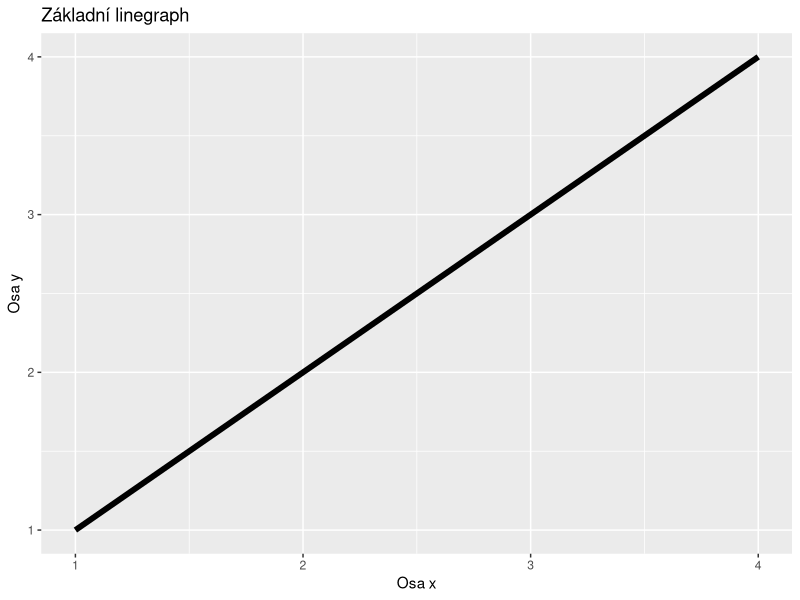
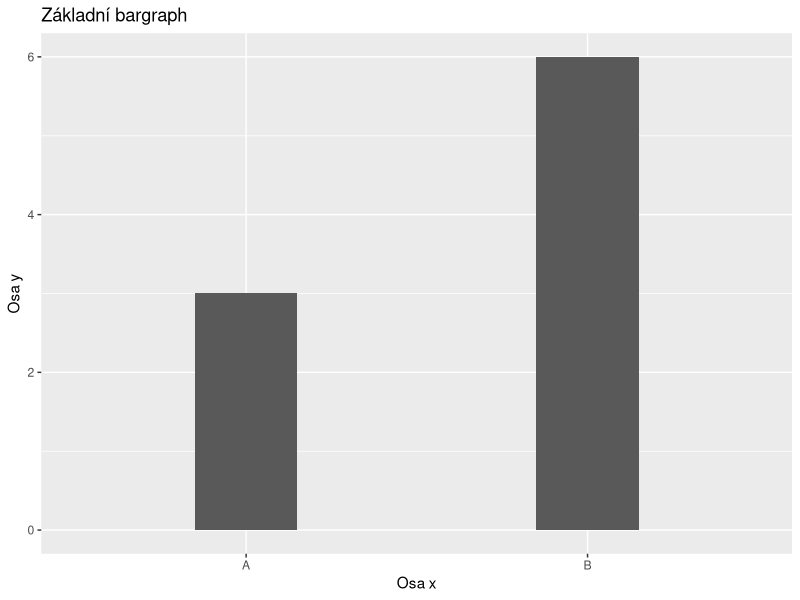
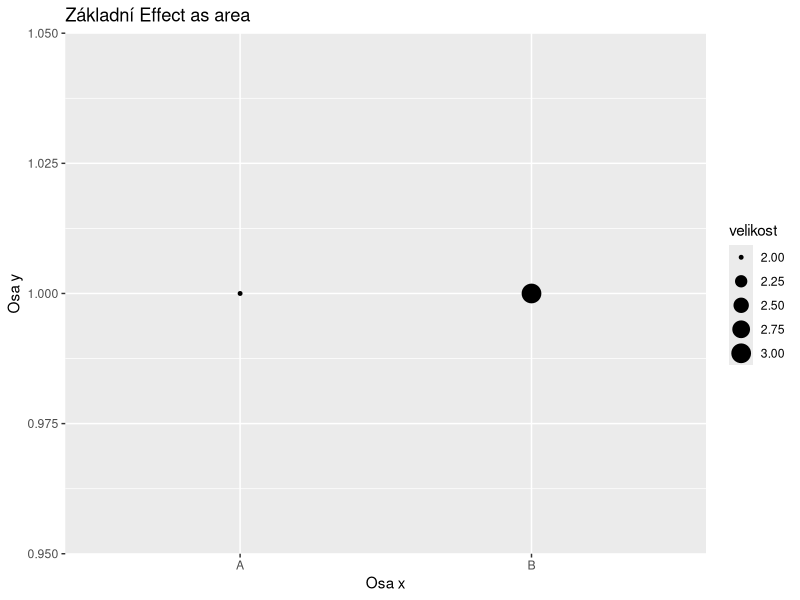
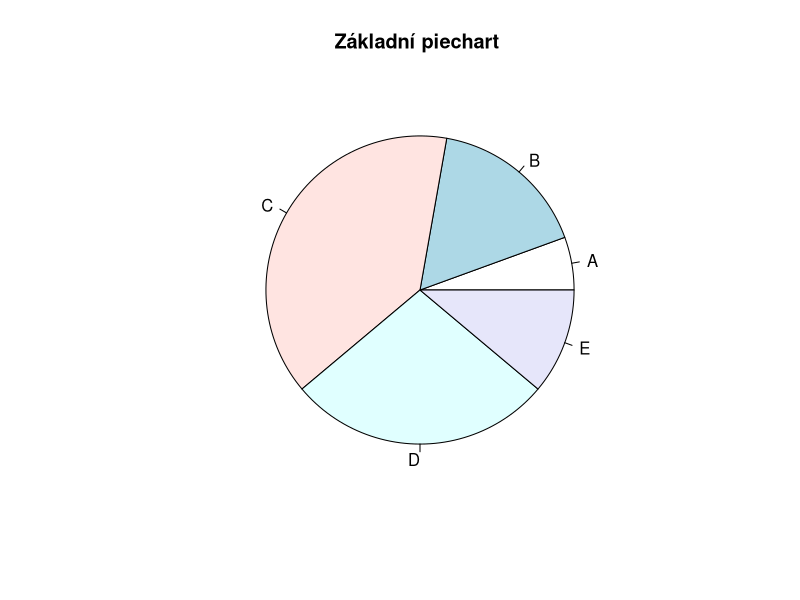
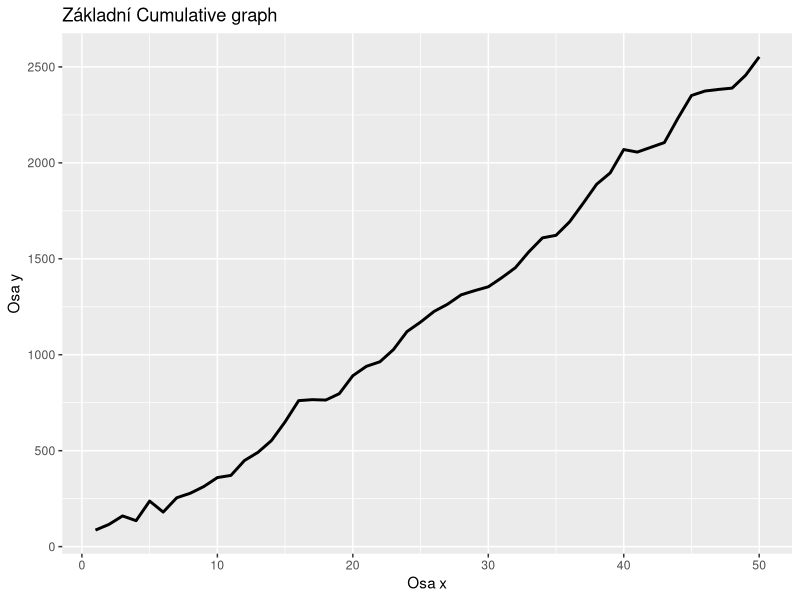
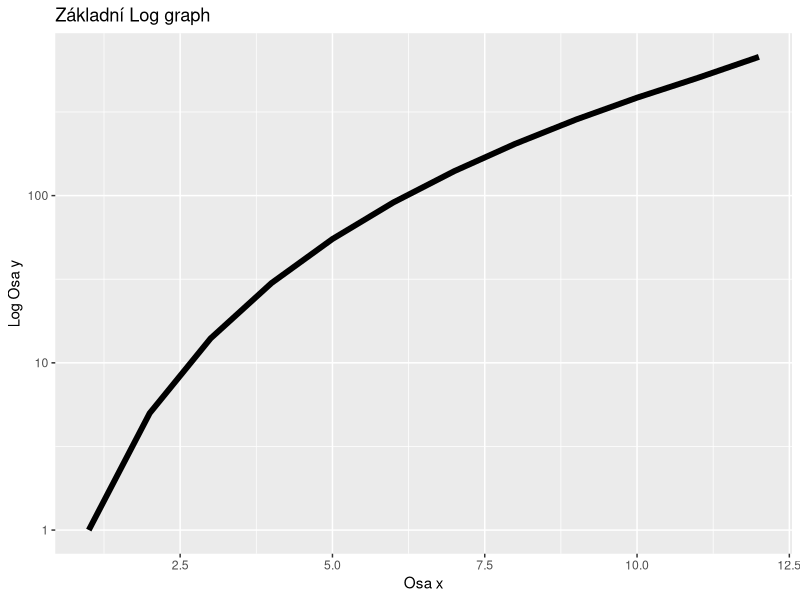

The R script that drew these images, in order:
#Linegraph
library(ggplot2)
df <- data.frame(valuex=c(1, 4),
                 valuey=c(1, 4))
ggplot(df, aes(x=valuex, y=valuey)) + geom_line(size=2) + ggtitle("Základní linegraph") + xlab("Osa x") + ylab("Osa y")
#bargraph
df <- data.frame(valuex=c("A", "B"),
                 valuey=c(3, 6))
ggplot(data=df, aes(x=valuex, y=valuey)) + geom_bar(stat="identity", width = 0.3)+ ggtitle("Základní bargraph") + xlab("Osa x") + ylab("Osa y")
#effect as area (bubblegraph)
df <- data.frame(valuex=c("A", "B"),
                 velikost=c(2,3))

ggplot(df, aes(x=valuex, y=1, size = velikost)) +  geom_point() + ggtitle("Základní Effect as area") + xlab("Osa x") + ylab("Osa y")
#piechart
df <- c(1,3,7,5,2)
skupiny <- c("A","B","C","D","E")
pie(df, labels = skupiny) + title("Základní piechart ")
#cumulative
df <- data.frame(valuex=c(1:50),
                 valuey=c(rnorm(50, 50, 45)))
ggplot(df, aes(x=valuex, y=cumsum(valuey))) + geom_line(size=1) + ggtitle("Základní Cumulative graph") + xlab("Osa x") + ylab("Osa y")
#log chart
df <- data.frame(valuex=c(1:12),
                 valuey=c(1,4,9,16,25,36,49,64,81,100,121,169))
ggplot(df, aes(x=valuex, y=cumsum(valuey))) + geom_line(size=2) + scale_y_continuous(trans='log10')+ ggtitle("Základní Log graph") + xlab("Osa x") + ylab("Log Osa y")